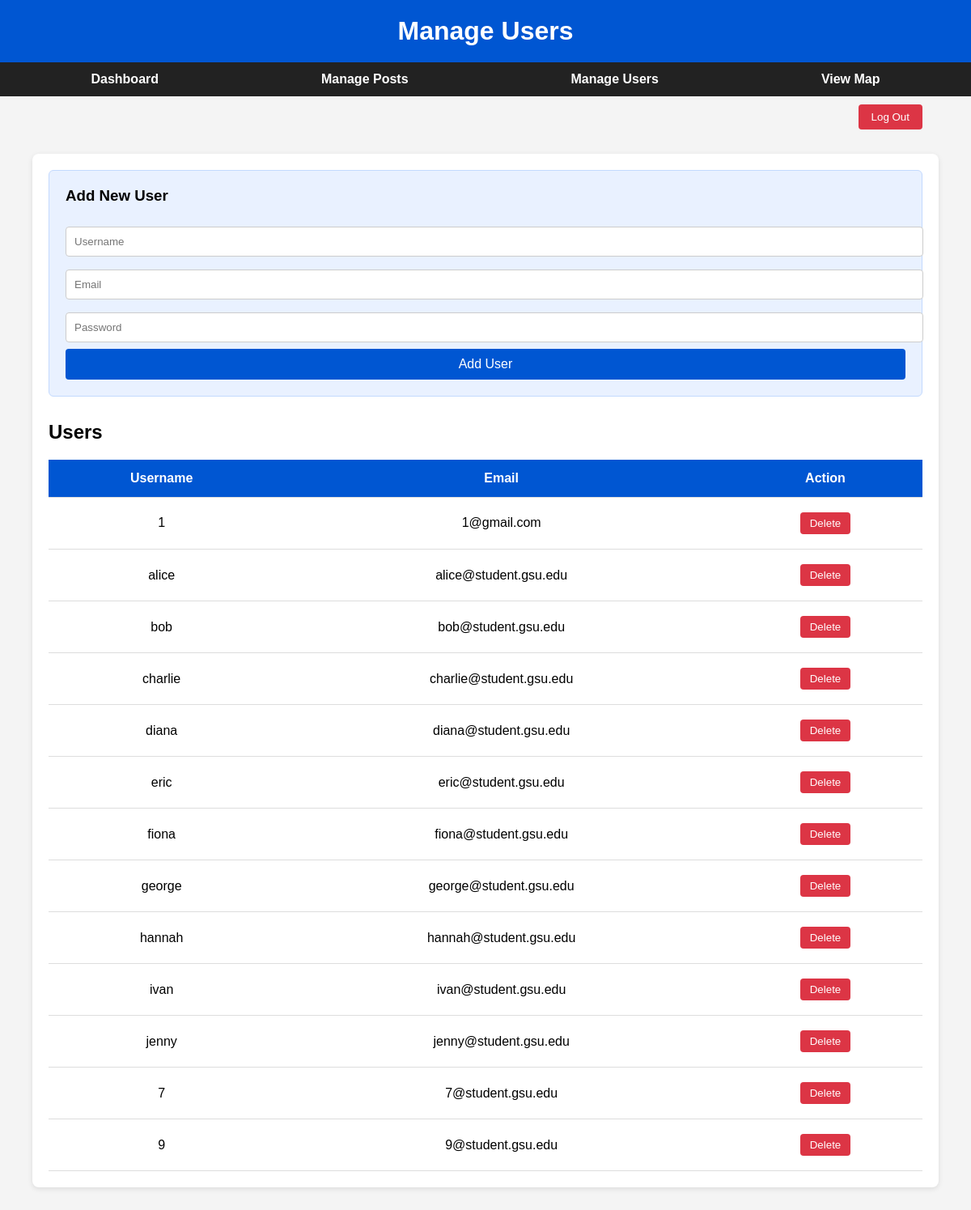
Page /manage_users (signed in) on the committed database.
### tables this page shows
CREATE TABLE "users" (
	"username"	TEXT NOT NULL UNIQUE COLLATE NOCASE,
	"email"	TEXT NOT NULL UNIQUE COLLATE NOCASE,
	"password"	TEXT NOT NULL COLLATE BINARY,
	"access"	INTEGER COLLATE BINARY,
	PRIMARY KEY("username")
);

### app.py (the view)
@app.route("/manage_users", methods=["GET", "POST"])
def manage_users():
    if "username" not in session or session.get("access") != 1:
        flash("Login under an admin account to access this page.")
        return redirect(url_for("login"))
    conn = get_db_connection()
    if request.method == "POST":
        username_to_delete = request.form.get("delete_username")
        if username_to_delete:
            conn.execute("DELETE FROM users WHERE username = ?", (username_to_delete,))
            conn.commit()
    users = conn.execute("SELECT username, email FROM users").fetchall()
    conn.close()
    return render_template("adminpage/manageUsers.html", users=users)

### app.py (called while the page is built)
def get_db_connection():
    conn = sqlite3.connect('login_db.db')
    conn.row_factory = sqlite3.Row
    return conn

### templates/adminpage/manageUsers.html (shortened to what this page needs)
<!DOCTYPE html>
<html lang="en">
<head>
</head>
<body>
<h1>Manage Users</h1>
<div class="nav">
  <a href="{{ url_for('dashboard') }}">Dashboard</a>
  <a href="{{ url_for('manage_posts') }}">Manage Posts</a>
  <a href="{{ url_for('manage_users') }}">Manage Users</a>
  <a href="{{ url_for('map_page') }}">View Map</a>
</div>
<div class="logout-container">
  <a href="{{ url_for('login') }}"><button>Log Out</button></a>
</div>
<div class="container">
  <div class="add-user-box">
    <h3>Add New User</h3>
    <form>
      <input type="text" name="username" placeholder="Username" required>
      <input type="email" name="email" placeholder="Email" required>
      <input type="password" name="password" placeholder="Password" required>
      <button type="submit">Add User</button>
    </form>
  </div>
  <h2>Users</h2>
  <table>
    <thead>
      <tr>
        <th>Username</th>
        <th>Email</th>
        <th>Action</th>
      </tr>
    </thead>
    <tbody>
      {% for user in users %}
      <tr>
        <td>{{ user.username }}</td>
        <td>{{ user.email }}</td>
        <td class="action-buttons">
          <form class="action-form" method="POST" action="{{ url_for('manage_users') }}">
            <button type="submit" class="btn btn-delete">Delete</button>
          </form>
        </td>
      </tr>
      {% endfor %}
    </tbody>
  </table>
</div>
</body>
</html>

### templates/adminpage/manageUsers.html (style rules this page uses)
body { font-family: Arial, sans-serif; margin: 0; padding: 0; background-color: #f4f4f4; }
h1 { background-color: #0056d2; color: white; margin: 0; padding: 20px; text-align: center; }
.nav { display: flex; justify-content: space-around; background: #222; padding: 12px; }
.nav a { color: white; text-decoration: none; font-weight: bold; }
.logout-container { text-align: right; margin: 10px 5% 0 0; }
.logout-container a button { padding: 8px 16px; background-color: #dc3545; color: white; border: none; border-radius: 4px; cursor: pointer; }
.container { width: 90%; margin: 30px auto; background: white; padding: 20px; border-radius: 8px; box-shadow: 0 2px 6px rgba(0,0,0,0.1); }
.add-user-box { background: #e9f1ff; border: 1px solid #c3dafe; padding: 20px; margin-bottom: 30px; border-radius: 6px; }
.add-user-box h3 { margin-top: 0; }
.add-user-box input { width: 100%; padding: 10px; margin: 8px 0; border: 1px solid #ccc; border-radius: 4px; }
.add-user-box button { width: 100%; background: #0056d2; color: white; border: none; padding: 10px; border-radius: 4px; font-size: 16px; cursor: pointer; }
table { width: 100%; border-collapse: collapse; }
th, td { padding: 14px; border-bottom: 1px solid #ddd; text-align: center; }
th { background-color: #0056d2; color: white; }
.btn { padding: 6px 12px; border: none; cursor: pointer; border-radius: 4px; }
.btn-delete { background: #dc3545; color: white; }
.action-buttons { display: flex; flex-direction: column; gap: 8px; justify-content: center; align-items: center; }
.action-form { margin: 4px 0; }

### rows in the picture
users: username "1", email "1@gmail.com"
users: username "alice", email "alice@student.gsu.edu"
users: username "bob", email "bob@student.gsu.edu"
users: username "charlie", email "charlie@student.gsu.edu"
users: username "diana", email "diana@student.gsu.edu"
users: username "eric", email "eric@student.gsu.edu"
users: username "fiona", email "fiona@student.gsu.edu"
users: username "george", email "george@student.gsu.edu"
users: username "hannah", email "hannah@student.gsu.edu"
users: username "ivan", email "ivan@student.gsu.edu"
users: username "jenny", email "jenny@student.gsu.edu"
users: username "7", email "7@student.gsu.edu"
users: username "9", email "9@student.gsu.edu"
